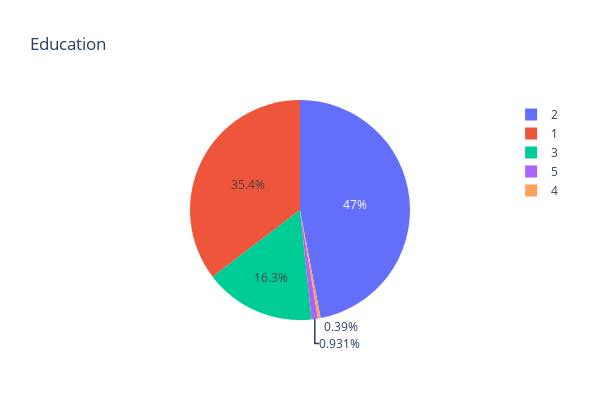

This figure's notebook cell:
### Code cell
df = pd.DataFrame(train[("EDUCATION")].value_counts()).head()
fig = px.pie(df, values='EDUCATION', names=df.index, width=600, height=400, title="Education")
fig.show()

### Figure 1 — Plotly figure (JSON) as saved in the notebook; plotly's stock layout.template omitted (floating-point values rounded to 4 significant figures)
{"data": [{"domain": {"x": [0, 1], "y": [0, 1]}, "hovertemplate": "index=%{label}<br>EDUCATION=%{value}<extra></extra>", "labels": [2, 1, 3, 5, 4], "legendgroup": "", "name": "", "showlegend": true, "type": "pie", "values": [9285, 6987, 3225, 184, 77]}], "layout": {"height": 400, "legend": {"tracegroupgap": 0}, "title": {"text": "Education"}, "width": 600}}
